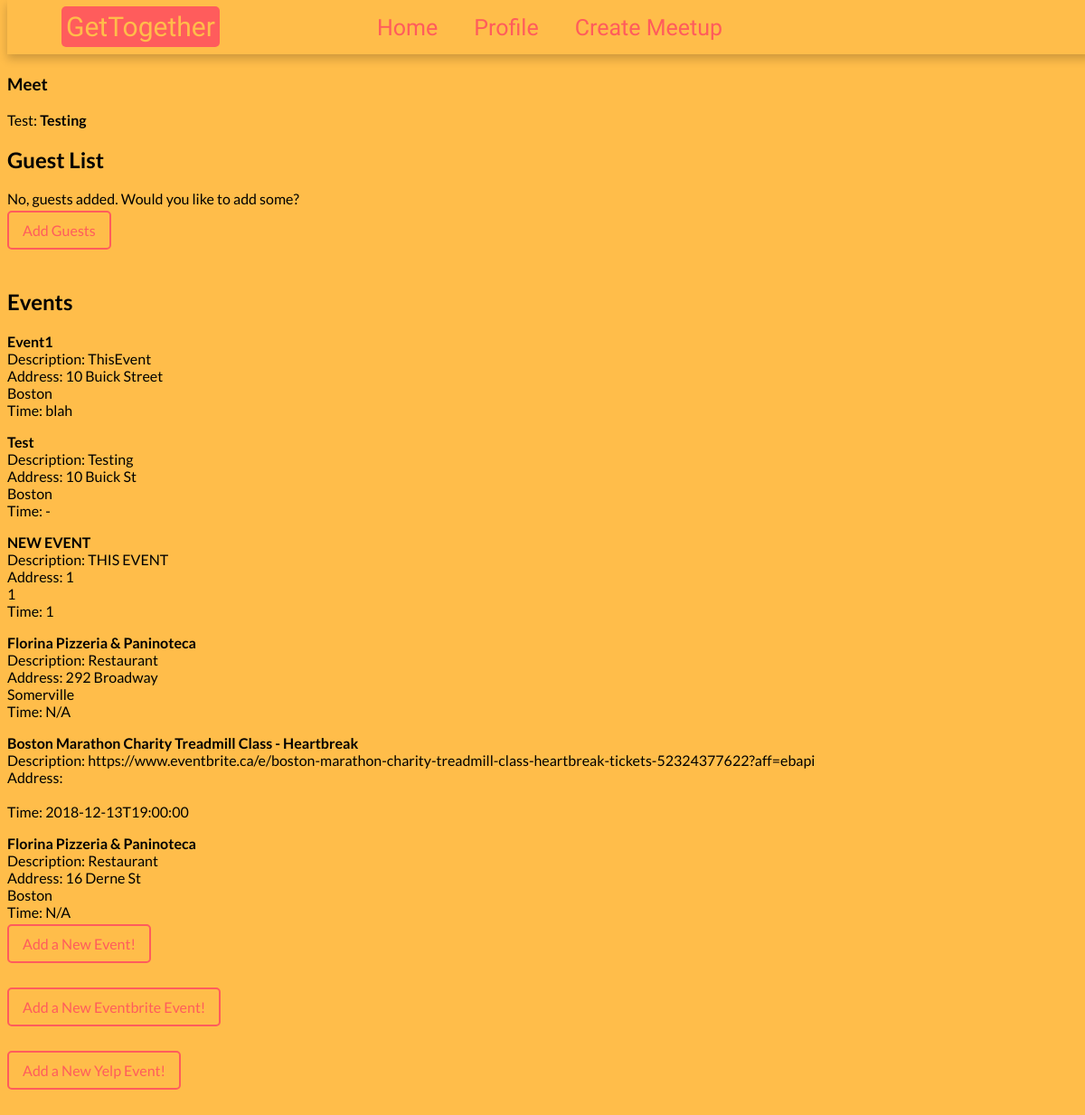
/meet/1 (signed in), run on the app's committed database.
### app/models.py (models this page shows)
class Meet(db.Model):
    id = db.Column(db.Integer, primary_key=True)
    title = db.Column(db.String(120), index=True,nullable=True)
    description = db.Column(db.String(280),index=True,nullable=True)
    city = db.Column(db.String(120),index=True,nullable=True)
    events = db.relationship('Event', backref='Meet', lazy=True)
    owner_id = db.Column(db.Integer, db.ForeignKey('user.id'),
        nullable=False)
    guests = db.relationship('GuessList',backref='Meet',lazy=True)

class Event(db.Model):
    id = db.Column(db.Integer, primary_key=True)
    title = db.Column(db.String(120), index=True,nullable=True)
    address= db.Column(db.String(120), index=True,nullable=True)
    city = db.Column(db.String(120), index=True,nullable=True)
    state = db.Column(db.String(30), index=True,nullable=True)
    time = db.Column(db.String(30), index=True)
    description = db.Column(db.String(280),index = True, nullable = True)
    this_id = db.Column(db.Integer, db.ForeignKey('meet.id'),
        nullable=False)

### app/routes.py (the view)
@app.route('/meet/<meet_id>',methods=['GET','POST'])
@login_required
def thisMeet(meet_id):
    user = User.query.filter_by(id=current_user.id).first_or_404()
    meet = Meet.query.filter_by(id=meet_id).first_or_404()
    events = Event.query.filter_by(this_id=meet.id).all()
    guests = GuessList.query.filter_by(meet_id=meet.id).all()
    return render_template('thisMeet.html',user=user,meet=meet,events=events,guests=guests)

### app/models.py (called while the page is built)
@login.user_loader
def load_user(id):
    return User.query.get(int(id))

### app/templates/thisMeet.html (shortened to what this page needs)
<!DOCTYPE html>
<head>
    <link rel= "stylesheet" type= "text/css" href= "{{ url_for('static',filename='styles/style.css') }}">
</head>
<body>
    <nav id="navbar">
        <a id="brand" href={{ url_for('index',filename='index.html') }}><span class="emphasize">GetTogether</span></a>
        <div class="links">
            <a class="link" href={{ url_for('index',filename='index.html') }}>Home</a>
            <a class="link" href="/hello">Profile</a>
            <a class="link" href="/create_meetup">Create Meetup</a>
        </div>
    </nav>
{% block content %}
    <h1>Hello, {{ user.username }}</h1>
    <h3>Meet</h3>
    {{ meet.title }}: <b>{{ meet.description }}</b>
    <br>
    <h2>Guest List</h2>
    {% if guests %}
    {%for guest in guests%}
    <p>{{guest.username}}</p>
    {% endfor %}
    {% else %}
    <p></p>No, guests added. Would you like to add some?</p?
    {% endif %}
    <p><a href='/add_guest/{{meet.id}}' class="call-to-action-btn">Add Guests</a></p><br />
    <h2>Events</h2>
    {% if events %}
    {% for event in events %}
    <p>
    <b>{{ event.title }}</b> <br />
Description: {{ event.description }}<br />
Address: {{ event.address }} <br />
    {{ event.city }} <br />
Time: {{ event.time }}<br />
    </p>
    {% endfor %}
    <p><a href='/create_event/{{meet.id}}' class="call-to-action-btn">Add a New Event!</a></p><br />
    <p><a href='/search_eventbrite/{{meet.id}}' class="call-to-action-btn">Add a New Eventbrite Event!</a></p><br />
    <p><a href='/search_yelp/{{meet.id}}' class="call-to-action-btn">Add a New Yelp Event!</a></p><br />
    {% endif %}
{% endblock %}
</body>
</html>

### app/static/styles/style.css (style rules this page uses)
body { font-family: 'Lato', sans-serif; }
#navbar { height: 60px; width: 100%; background-color: white; box-shadow: 0px 5px 10px 0 rgba(0, 0, 0, 0.2); background-color: #ffbd4a; font-family: 'Caveat Brush', cursive; font-size: 25px; position: fixed; top: 0; z-index: 1; }
#brand { height: 100%; color: black; font-weight: 500; position: absolute; line-height: 60px; left: 60px; font-size: 30px; font-family: 'Caveat Brush', cursive; text-decoration: none; }
#brand .emphasize { color: #ffbd4a; background-color: #ff5c5c; height: 20px; border-radius: 5px; padding: 5px; }
.call-to-action-btn { color: #ff5c5c; border: 2px solid #ff5c5c; padding: 10px 15px; border-radius: 5px; text-decoration: none; transition: all 0.2s; }
.links { height: 100%; width: 100%; display: flex; flex-direction: row; justify-content: center; align-items: center; text-decoration: none; }
.link { color: #ff5c5c; margin: 0 20px; transition: color 0.2s; text-decoration: none; }
a { text-decoration: none; }

### data on the page
Meet: title "Test", description "Testing"
Event: title "Event1", description "ThisEvent", address "10 Buick Street", city "Boston", time "blah"
Event: title "Test", description "Testing", address "10 Buick St", city "Boston", time "-"
Event: title "NEW EVENT", description "THIS EVENT", address "1", city "1", time "1"
Event: title "Florina Pizzeria & Paninoteca", description "Restaurant", address "292 Broadway", city "Somerville", time "N/A"
Event: title "Boston Marathon Charity Treadmill Class - Heartbreak", description "https://www.eventbrite.ca/e/boston-marathon-charity-treadmill-class-heartbreak-tickets-52324377622?aff=ebapi", time "2018-12-13T19:00:00"
Event: title "Florina Pizzeria & Paninoteca", description "Restaurant", address "16 Derne St", city "Boston", time "N/A"
